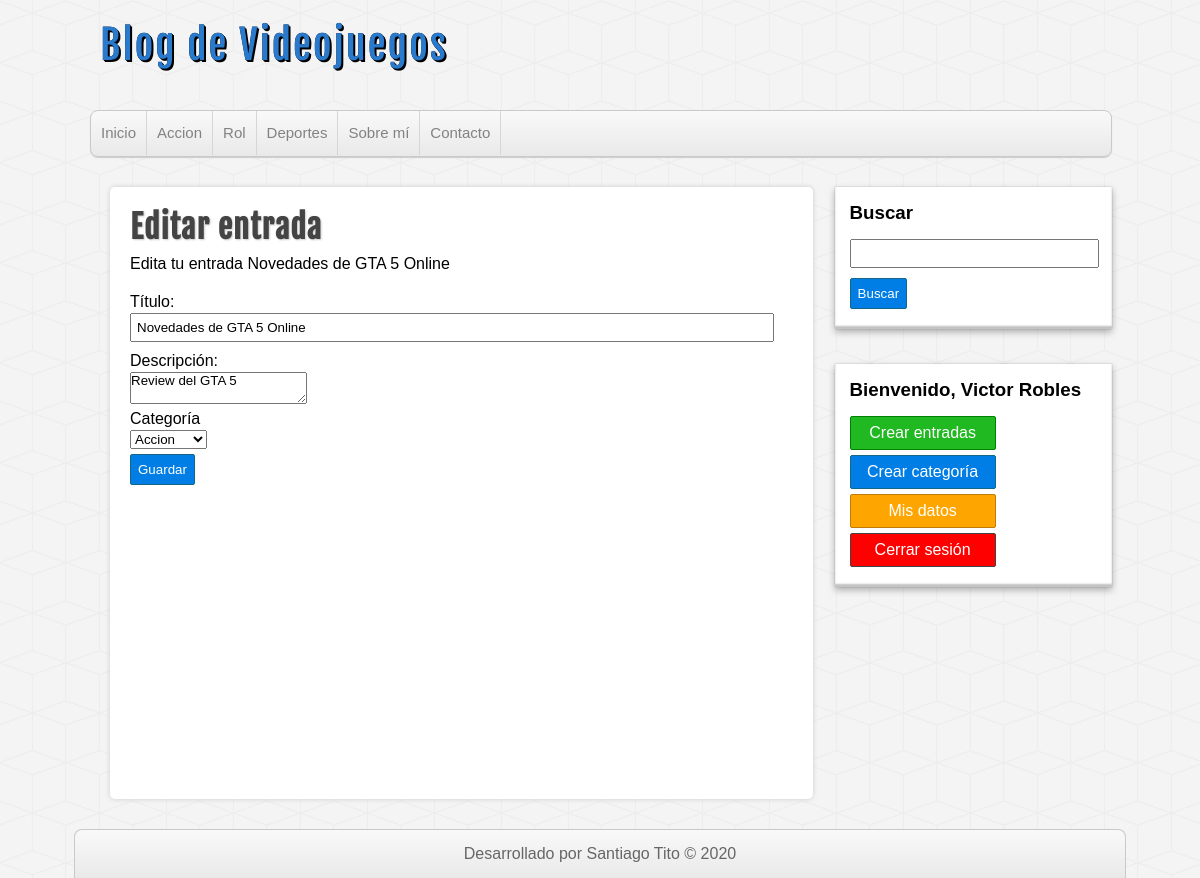
Page /editar-entrada.php?id=1 (signed in) on the committed database.
### tables this page shows
CREATE TABLE categorias(
    id          int(255) auto_increment not null,
    nombre      varchar(100) ,
    CONSTRAINT pk_categorias PRIMARY KEY (id)
);

CREATE TABLE entradas(
    id              int(255) auto_increment not null,
    usuario_id      int(255) not null,
    categoria_id    int(255) not null,
    titulo          varchar(255) not null,
    descripcion     MEDIUMTEXT,
    fecha           date not null,
    CONSTRAINT pk_entradas PRIMARY KEY (id),
    CONSTRAINT fk_entrada_usuario FOREIGN KEY (usuario_id) REFERENCES usuarios(id),
    CONSTRAINT fk_entrada_categoria FOREIGN KEY (categoria_id) REFERENCES categorias(id)
);

### includes/helpers.php (called while the page is built, shortened)
<?php
function conseguirCategorias($conexion){
    $sql = "SELECT * FROM categorias ORDER BY id ASC";
    $categorias = mysqli_query($conexion, $sql);
    $resultado = array();
    if($categorias && mysqli_num_rows($categorias) >= 1){
        $resultado = $categorias;
    }
    return $resultado;
}
function conseguirEntrada($conexion, $id){
    $sql = "SELECT e.*, c.nombre AS 'categoria', CONCAT(u.nombre , ' ',u.apellidos) AS 'usuario'  FROM entradas e ".
            "INNER JOIN categorias c ON e.categoria_id = c.id ".
            "INNER JOIN usuarios u ON e.usuario_id = u.id ".
            "WHERE e.id = $id";
    $entrada = mysqli_query($conexion, $sql);
    $resultado = array();
    if($entrada && mysqli_num_rows($entrada) >= 1){
        $resultado = mysqli_fetch_assoc($entrada);
    }
    return $resultado;
}
?>

### editar-entrada.php (the view, shortened to what this page needs)
<?php require_once 'includes/conexion.php'; ?>
<?php require_once 'includes/helpers.php'; ?>
<?php
    $entrada_actual = conseguirEntrada($db, $_GET['id']);
?>
<?php require_once 'includes/cabecera.php'; ?>
<?php require_once 'includes/lateral.php'; ?>
<div id="principal">
            <h1>Editar entrada</h1>
            <p>
               Edita tu entrada <?=$entrada_actual['titulo'];?>
            </p>
            <br>
            <form action="guardar-entrada.php?editar=<?=$entrada_actual['id']?>" method="POST">
                <label for="titulo">Título: </label>
                <input type="text" name="titulo" value="<?=$entrada_actual['titulo'];?>">
                <label for="descripcion">Descripción: </label>
                <textarea name="descripcion"><?=$entrada_actual['descripcion'];?></textarea>
                <label for="categoria">Categoría</label>
                <select name="categoria">
                    <?php
                        $categorias = conseguirCategorias($db);
                        if(!empty($categorias)):
                        while($categoria = mysqli_fetch_assoc($categorias)):
                    ?>
                    <option value="<?=$categoria['id'];?>" <?=($categoria['id'] == $entrada_actual['categoria_id']) ? 'selected="selected"' : '' ?> >
                            <?= $categoria['nombre']; ?>
                    </option>
                    <?php
                        endwhile;
                        endif;
                    ?>
                </select>
                <input type="submit" value="Guardar">
            </form>
</div>
<?php require_once 'includes/pie.php'; ?>

### includes/cabecera.php (shortened to what this page needs)
<?php require_once 'conexion.php'; ?>
<?php require_once 'includes/helpers.php'; ?>
<!DOCTYPE html>
<html lang="es">
<head>
    <link rel="stylesheet" type="text/css" href="./assets/css/style.css">
</head>
<body>
    <header id="cabecera">
        <div id="logo">
            <a href="index.php">
                Blog de Videojuegos
            </a>
        </div>
            <nav id="menu">
                <ul>
                    <li>
                        <a href="index.php">Inicio</a>
                    </li>
                   <?php
                        $categorias = conseguirCategorias($db);
                        if(!empty($categorias)):
                        while($categoria = mysqli_fetch_assoc($categorias)) :
                   ?>
                    <li>
                        <a href="categoria.php?id=<?=$categoria['id'];?>"><?= $categoria['nombre'];?></a>
                    </li>
                   <?php
                        endwhile;
                        endif;
                    ?>
                    <li>
                        <a href="index.php">Sobre mí</a>
                    </li>
                    <li>
                        <a href="index.php">Contacto</a>
                    </li>
                </ul>
            </nav>
    </header>
    <div id="contenedor">

### assets/css/style.css (style rules this page uses)
* { margin: 0px; padding: 0px; font-family: sans-serif, Helvetica, Arial; text-decoration: none; }
body { background: url(../img/cubes.png) #F4F4F4; }
#cabecera { width: 85%; height: auto; background: transparent; margin: 0px auto; }
#logo { float: left; width: 540px; height: 110px; }
#logo a { font-family: "fajala", Helvetica; font-size: 40px; letter-spacing: 2px; color: #2979CD; text-shadow: 0px 0px 0px black, 1px 1px 0px black, 2px 2px 0px black; transition: all 500ms; line-height: 90px; margin-left: 10px; }
#menu { clear: both; width: 100%; height: 45px; background: linear-gradient(to bottom, #f9f9f9 0px, #e9e9e9 100%); border: 1px solid #C9C9C9; border-radius: 8px; box-shadow: 0px 1px 1px #ccc; overflow: hidden; }
#menu ul { list-style: none; }
#menu ul li { float: left; line-height: 44px; border-right: 1px solid #D6D6D6; }
#menu ul li a { display: block; padding-left: 10px; padding-right: 10px; font-size: 15px; color: #838282; }
#contenedor { width: 85%; height: auto; margin: 0px auto; margin-top: 30px; margin-bottom: 30px; }
label, input[type="text"], input[type="email"], input[type="password"] { display: block; width: 95%; margin-top: 2px; margin-bottom: 2px; }
input[type="text"], input[type="email"], input[type="password"] { padding: 5px; margin-bottom: 10px; }
input[type="button"], input[type="submit"], .boton { margin-top: 5px; margin-bottom: 5px; display: block; border-radius: 2px; color: white; background: #007ee5; border: 1px solid #156785; cursor: pointer; padding: 7px; }
#principal { float: left; width: 65%; min-height: 572px; background: white; border-radius: 5px; box-shadow: 0px 0px 5px #ccc; margin-left: 20px; padding: 20px; overflow: hidden; }
#principal h1 { font-size: 32px; color: #444; letter-spacing: 1px; text-shadow: 1px 1px 2px #ccc; font-family: "fajala"; }
#principal p { margin-top: 8px; }

### rows in the picture
categorias: nombre "Accion"
categorias: nombre "Rol"
categorias: nombre "Deportes"
entradas: titulo "Novedades de GTA 5 Online", descripcion "Review del GTA 5", categoria "Accion"

### other values in the picture
$_SESSION['usuario']['nombre'] "Victor"
$_SESSION['usuario']['apellidos'] "Robles"
